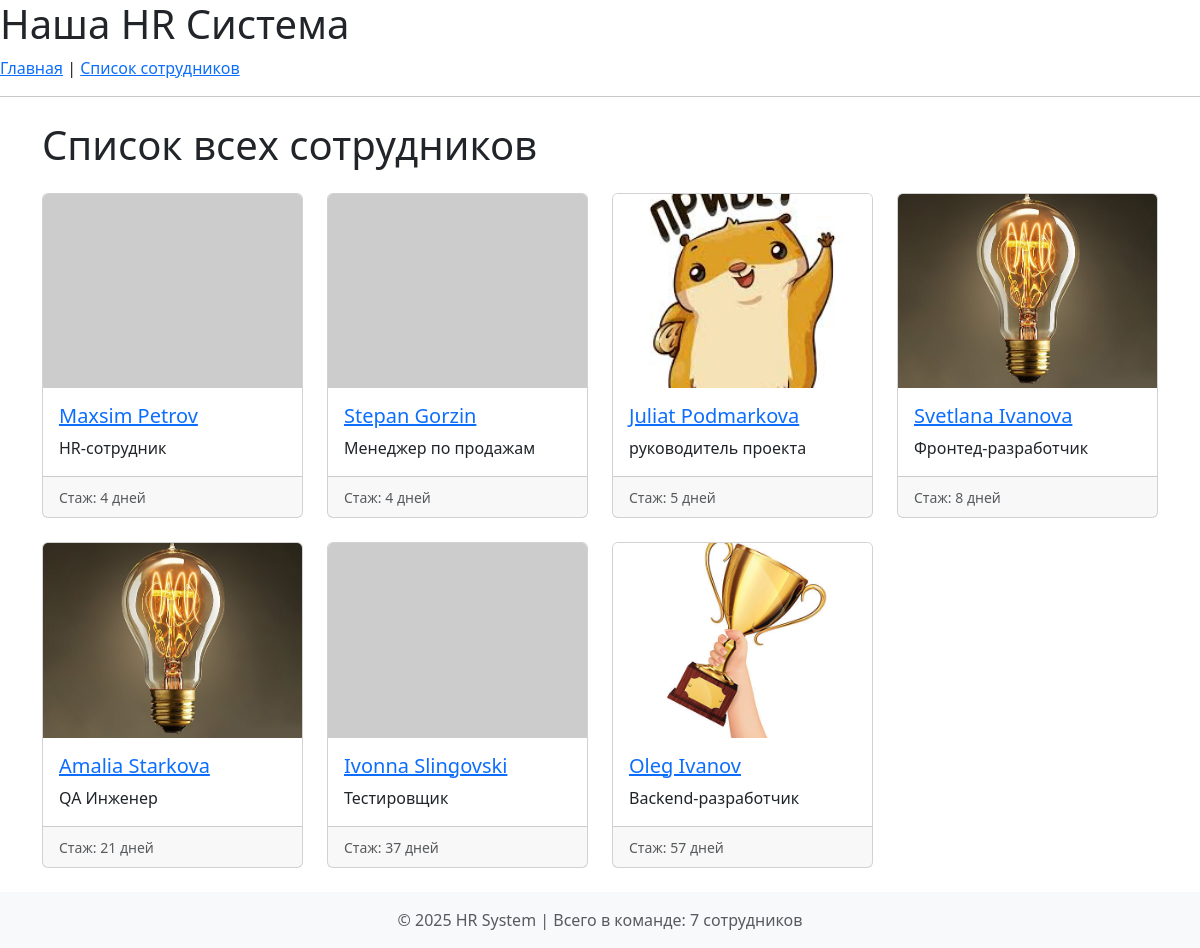
/employees/, run on the app's committed database.
### employees/models.py (models this page shows, shortened)
class EmployeeProfile(models.Model):
    user = models.OneToOneField(
        User, on_delete=models.CASCADE, related_name="profile"
    )
    gender = models.CharField(
        max_length=10,
        choices=[("Male", "Мужской"), ("Female", "Женский")],
        verbose_name="Пол",
    )
    bio = models.TextField(verbose_name="Биография", blank=True, null=True)
    workplace = models.OneToOneField(
        'company.Workplace',
        on_delete=models.SET_NULL,
        null=True,
        blank=True,
        related_name="employee",
        verbose_name="Рабочее место",
    )
    position = models.ForeignKey(
        'company.Position',
        on_delete=models.SET_NULL,
        null=True,
        related_name="employees",
        verbose_name="Должность",
    )
    skills = models.ManyToManyField(
        Skill,
        through="EmployeeSkill",
        related_name="employees",
        verbose_name="Навыки",
    )
    hire_date = models.DateField(
        verbose_name="Дата приёма на работу",
        default=timezone.now
    )
    class Meta:
        verbose_name = "Профиль сотрудника"
        verbose_name_plural = "Профили сотрудников"
        ordering = ["-hire_date"]
    def get_work_experience_days(self):
        if not self.hire_date:
            return 0
        today = timezone.now().date()
        if self.hire_date > today:
            return 0
        delta = today - self.hire_date
        return delta.days
    def get_first_image(self):
        return self.images.order_by('order_number').first()

class EmployeeImage(models.Model):
    employee = models.ForeignKey(
        EmployeeProfile,
        on_delete=models.CASCADE,
        related_name="images",
        verbose_name="Сотрудник",
    )
    image = models.ImageField(upload_to="employee_gallery/", verbose_name="Изображение")
    order_number = models.PositiveSmallIntegerField(
        default=0, verbose_name="Порядковый номер"
    )
    class Meta:
        verbose_name = "Изображение сотрудника"
        verbose_name_plural = "Галерея сотрудника"
        ordering = ["order_number"]

### company/models.py (models this page shows, shortened)
class Position(models.Model):
    name = models.CharField(max_length=100, unique=True, verbose_name="Название должности")
    slug = models.SlugField(max_length=100, unique=True, help_text="Например: backend-developer")
    class Meta:
        verbose_name = "Должность"
        verbose_name_plural = "Должности"
        ordering = ["name"]

### employees/views.py (the view)
# urls.py: path('', EmployeeListView.as_view(), name='employee_list'),
class EmployeeListView(ListView):
    model = EmployeeProfile
    template_name = "employees/employee_list.html"
    context_object_name = "employees"
    paginate_by = 10

### employees/context_processors.py (called while the page is built)
def employee_count(request):
    count = EmployeeProfile.objects.count()
    return {'total_employees': count, 'gettext_lazy': _}

### employees/templatetags/ru_pluralize.py (called while the page is built)
@register.filter
def ru_pluralize(value, arg="сотрудник,сотрудника,сотрудников"):
    forms = arg.split(',')
    number = abs(int(value))
    if number % 10 == 1 and number % 100 != 11:
        return forms[0]
    elif number % 10 >= 2 and number % 10 <= 4 and (number % 100 < 10 or number % 100 >= 20):
        return forms[1]
    else:
        return forms[2]

### templates/employees/employee_list.html (shortened to what this page needs)
{% extends 'base.html' %}
{% block content %}
<div class="container">
    <h1 class="my-4">Список всех сотрудников</h1>
    <div class="row">
        {% for employee in page_obj %}
        <div class="col-lg-3 col-md-4 col-sm-6 mb-4">
            <div class="card h-100">
                <a href="{% url 'employees:employee_detail' employee.pk %}">
                    {% if employee.get_first_image %}
                        <img class="card-img-top card-img-top-fixed" src="{{ employee.get_first_image.image.url }}" alt="{{ employee.user.get_full_name }}">
                    {% else %}
                        <img class="card-img-top card-img-top-fixed" src="https://via.placeholder.com/400x300.png?text=No+Photo" alt="Нет фото">
                    {% endif %}
                </a>
                <div class="card-body">
                    <h5 class="card-title">
                        <a href="{% url 'employees:employee_detail' employee.pk %}">{{ employee.user.get_full_name|default:employee.user.username }}</a>
                    </h5>
                    <p class="card-text">{{ employee.position.name|default:"Без должности" }}</p>
                </div>
                <div class="card-footer">
                    <small class="text-muted">Стаж: {{ employee.get_work_experience_days }} дней</small>
                </div>
            </div>
        </div>
        {% endfor %}
    </div>
</div>
{% endblock %}

### static/css/style.css (style rules this page uses)
.card .card-img-top-fixed { width: 100%; aspect-ratio: 4 / 3; object-fit: cover; background-color: #f0f0f0; }

### data on the page
EmployeeProfile: user.get_full_name "Maxsim Petrov", position.name "HR-сотрудник", get_work_experience_days "4"
EmployeeProfile: user.get_full_name "Stepan Gorzin", position.name "Менеджер по продажам", get_work_experience_days "4"
EmployeeProfile: get_first_image.image (picture), user.get_full_name "Juliat Podmarkova", position.name "руководитель проекта", get_work_experience_days "5"
EmployeeProfile: get_first_image.image (picture), user.get_full_name "Svetlana Ivanova", position.name "Фронтед-разработчик", get_work_experience_days "8"
EmployeeProfile: get_first_image.image (picture), user.get_full_name "Amalia Starkova", position.name "QA Инженер", get_work_experience_days "21"
EmployeeProfile: user.get_full_name "Ivonna Slingovski", position.name "Тестировщик", get_work_experience_days "37"
EmployeeProfile: get_first_image.image (picture), user.get_full_name "Oleg Ivanov", position.name "Backend-разработчик", get_work_experience_days "57"

### other printed values
{{ total_employees }} "7"
{{ total_employees|ru_pluralize:"сотрудник,сотрудника,сотрудников" }} "сотрудников"
